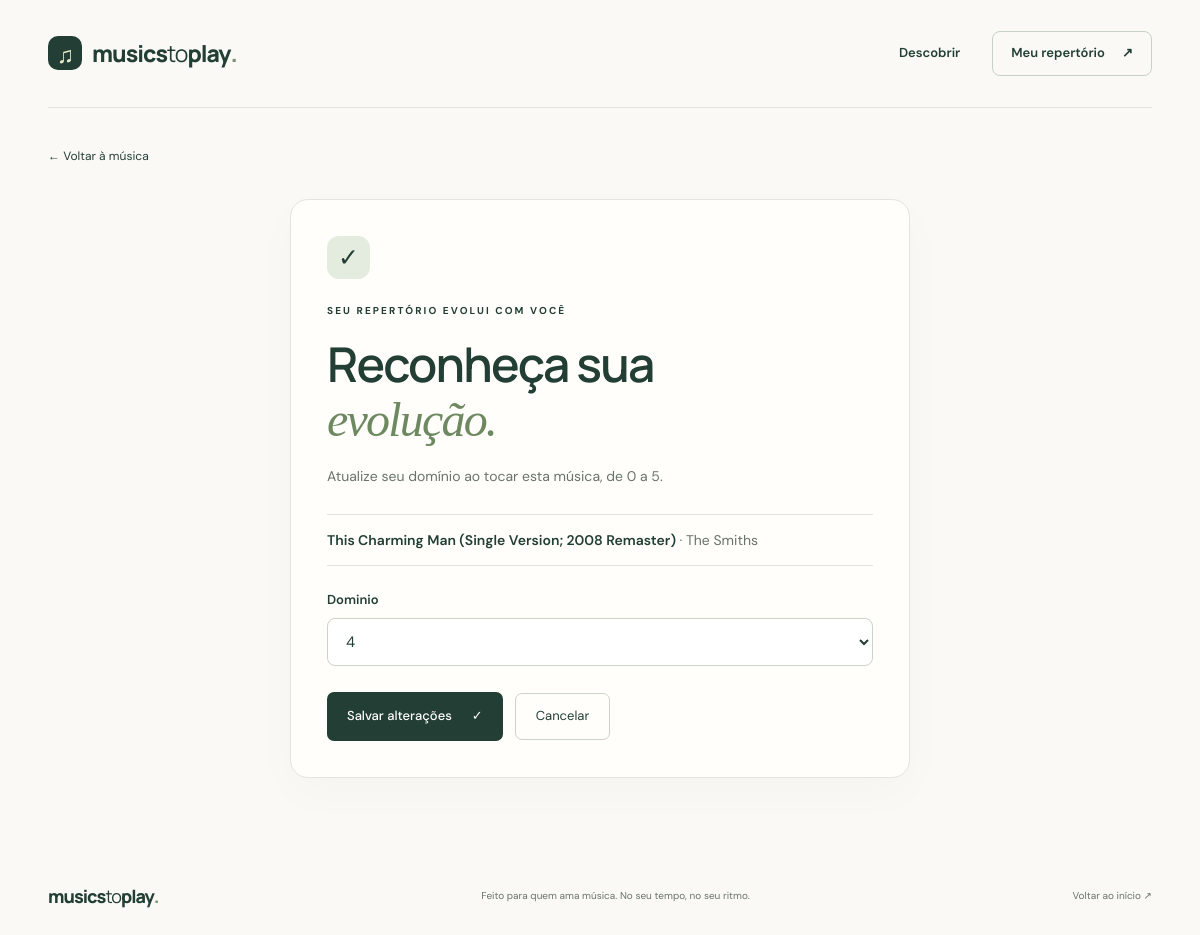
The page /updatemusicasaprendidas/5 on the database its author committed.
### cifras/models.py (models this page shows, shortened)
class MusicasAprendidas(models.Model):
    DIFICULTADE_CHOICES = (
        (0,0),
        (1,1),
        (2,2),
        (3,3),
        (4,4),
        (5,5),
    )
    musica = models.ForeignKey(MusicasAprender,on_delete=models.PROTECT, related_name="musicas_aprendidas") # models.PROTECT não permite a exclusão de um objeto musicaaprender caso ele seja referenciado por objetos musicasaprendidas
    dominio = models.IntegerField(choices=DIFICULTADE_CHOICES, blank = False) # usa a tupla de escolhas para limitar os valoes a somente os que estão na tupla, que nem o campo instrumento da classe MusicaAprender
    class Meta:
        verbose_name_plural = "MusicasAprendidas" # o atributo verbose_name_plural controla como o nome vai ficar no plural quando for pro painel django admin

class MusicasAprender(models.Model):
    INSTRUMENTO_CHOICES = (
        ('Guitarra','Guitarra'),
        ('Violao','Violão'),
    )
    user = models.ForeignKey(User,on_delete=models.PROTECT,related_name="musicas_aprender")# models.PROTECT não permite a exclusão de um objeto User caso ele seja referenciado por objetos musicasaprender
    capa_album_small = models.ImageField()
    capa_album_medium = models.ImageField()
    nome_banda = models.CharField(max_length=40)
    nome_musica = models.CharField(max_length=40)
    duracao = models.IntegerField()
    bpm = models.IntegerField()                                                                # blank = False impede que o campo seja enviado no formulário vazio
    instrumento = models.CharField(max_length=8,choices= INSTRUMENTO_CHOICES,default= 'Violao', blank = False) # com o conjunto de tuplas(INSTRUMENTO_CHOICES), usamos o atributo choice para o campo ter somente as opções da tupla como valor e o default dita um valor que caso o campo fique em branco este valor padrão será o valor do campo.
    class Meta:
        verbose_name_plural = "MusicasAprender" # o atributo verbose_name_plural controla como o nome vai ficar no plural quando for pro painel django admin

### cifras/views.py (the view, shortened to what this page needs)
# urls.py: path('updatemusicasaprendidas/<int:pk>',MusicaAprendidaUpdate.as_view(), name = 'url_updatemusicasaprendidas'),
class MusicaAprendidaUpdate(FormView):
    template_name = "cifras/musicasForm.html"
    form_class = MusicaAprendidaForm
    success_url = reverse_lazy('url_listmusicasaprendidas')
    def get_context_data(self, **kwargs):
        context = super().get_context_data(**kwargs)
        context['id_musica_aprendida'] = self.kwargs['pk'] # pega o id enviado pela URL e armazenado no kwargs da URL(self.kwargs) e armazena no contexto
        return context # envio o contexto para o template
    def get_form_kwargs(self):
        id = self.kwargs['pk'] # busco no kwargs o id que a view recebeu pela URL
        kwargs = super().get_form_kwargs()
        kwargs['instance'] = get_object_or_404(MusicasAprendidas,pk = id)  # escrevo no atributo instance do kwargs uma instancia de objeto existente para ja vir com campos preenchidos
        return kwargs

### cifras/forms.py
class MusicaAprendidaForm(forms.ModelForm):
    class Meta:
        model = MusicasAprendidas # model que recebe a alteração
        fields = ["dominio"] # unico campo que pode receber alterações após ser criado

### cifras/templates/cifras/musicasForm.html (shortened to what this page needs)
{% extends 'cifras/base_conta.html' %}
{% block content %}
{% if id_musica_aprender %}{% url 'url_perfilmusicaaprender' id_musica_aprender as cancel_url %}{% elif id_musica_aprendida %}{% url 'url_perfilmusicaaprendida' id_musica_aprendida as cancel_url %}{% endif %}
<section class="edit-page wrap" aria-labelledby="edit-title">
    <a class="text-link" href="{{ cancel_url }}">← Voltar à música</a>
    <div class="edit-panel account-panel">
        <span class="step-icon {% if id_musica_aprender %}lilac{% else %}green{% endif %}" aria-hidden="true">{% if id_musica_aprender %}♫{% else %}✓{% endif %}</span>
        <span class="eyebrow edit-eyebrow">SEU REPERTÓRIO EVOLUI COM VOCÊ</span>
        <h1 id="edit-title">{% if id_musica_aprender %}Um novo jeito<br>de <em>tocar.</em>{% else %}Reconheça sua<br><em>evolução.</em>{% endif %}</h1>
        <p class="account-intro">{% if id_musica_aprender %}Escolha o instrumento para aprender esta música.{% else %}Atualize seu domínio ao tocar esta música, de 0 a 5.{% endif %}</p>
        <p class="edit-song">{% if id_musica_aprender %}{{ form.instance.nome_musica }} <span>· {{ form.instance.nome_banda }}</span>{% else %}{{ form.instance.musica.nome_musica }} <span>· {{ form.instance.musica.nome_banda }}</span>{% endif %}</p>
        <form method="post" class="account-form">
            {% for field in form %}
                {% if field.is_hidden %}{{ field }}{% else %}
                <div class="account-field"><label for="{{ field.id_for_label }}">{{ field.label }}</label>{{ field }}</div>
                {% endif %}
            {% endfor %}
            <div class="edit-buttons"><button class="button-dark" type="submit">Salvar alterações <span aria-hidden="true">✓</span></button><a class="button-secondary" href="{{ cancel_url }}">Cancelar</a></div>
        </form>
    </div>
</section>
{% endblock %}

### cifras/static/cifras/css/landing.css (style rules this page uses)
:root { --paper:#faf9f5;--ink:#233f35;--muted:#69736c;--green:#e5ede2;--line:#e1e5dc;--purple:#ede7f5 }
* { box-sizing:border-box }
html { scroll-behavior:smooth;scroll-padding-top:30px }
body { margin:0;background:var(--paper);color:var(--ink);font-family:'DM Sans',sans-serif;font-size:15px;line-height:1.6 }
a { color:inherit;text-decoration:none }
button,input { font:inherit }
button,a,input { -webkit-tap-highlight-color:transparent }
a,button { touch-action:manipulation }
button { cursor:pointer }
h1,h2,h3,p { margin:0 }
h1,h2,h3 { font-family:Manrope,sans-serif }
.wrap { width:min(1180px,calc(100% - 96px));margin-inline:auto }
.eyebrow { font-size:10px;font-weight:700;letter-spacing:2.1px;display:inline-flex;align-items:center;gap:10px }
h1 { font-size:clamp(42px,4.7vw,64px);font-weight:600;line-height:1.13;letter-spacing:-3px;margin:24px 0 }
h1 em { font-family:Georgia,serif;font-weight:400;color:#6e8962 }
.search-form button,.button-dark { border:0;border-radius:7px;background:var(--ink);color:#fff;font-size:13px;font-weight:500;padding:14px 20px;display:inline-flex;justify-content:center;align-items:center;gap:20px;white-space:nowrap }
.step-icon { display:grid;place-items:center;height:43px;width:43px;border-radius:12px;font-size:25px }
.green { background:#e4ebdf }
.text-link { font-size:12px;white-space:nowrap }

### cifras/static/cifras/css/conta.css (style rules this page uses)
.account-page { min-height:100vh;display:flex;flex-direction:column }
.account-panel { background:#fffefa;border:1px solid var(--line);border-radius:18px;padding:36px;box-shadow:0 15px 45px #233f3506 }
.account-intro { color:var(--muted);font-size:13px;margin:10px 0 26px }
.account-form { display:grid;gap:18px }
.account-field label { display:block;font-size:13px;font-weight:600;margin-bottom:7px }
.account-field input,.account-field select,.account-field textarea { width:100%;min-width:0;border:1px solid #cbd5c7;border-radius:8px;background:#fff;padding:12px 14px;color:var(--ink);font:inherit }
.edit-page { padding-block:35px 60px }
.edit-panel { max-width:620px;margin:32px auto 0 }
.edit-eyebrow { display:block;margin-top:24px }
.edit-panel h1 { font-size:clamp(35px,4vw,48px);letter-spacing:-1.8px;margin:18px 0 }
.edit-panel .account-intro { font-size:14px }
.edit-song { padding:14px 0;margin-bottom:24px;border-block:1px solid var(--line);font-size:14px;font-weight:600;overflow-wrap:anywhere }
.edit-song span { font-weight:400;color:var(--muted) }
.edit-buttons { display:flex;gap:12px;align-items:center;flex-wrap:wrap;margin-top:8px }
.button-secondary { display:inline-flex;align-items:center;justify-content:center;padding:12px 20px;border:1px solid #cbd5c7;border-radius:7px;font-size:13px }

### rows shown on the page
MusicasAprendidas: instance.musica.nome_musica "This Charming Man (Single Version; 2008 Remaster)", instance.musica.nome_banda "The Smiths", form "4"

### other values the page prints
{{ field.label }} "Dominio"
